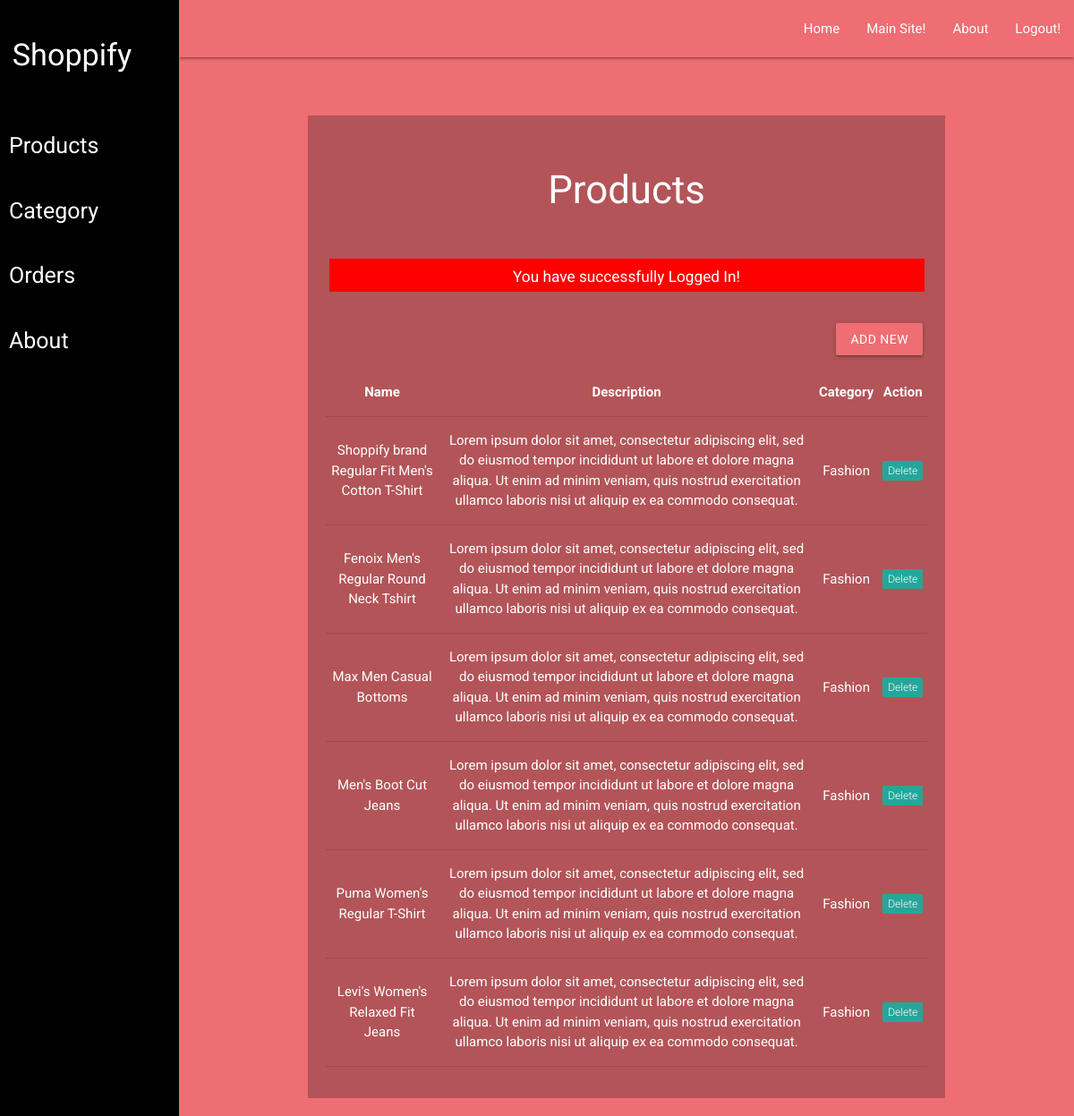
The app's page /admin/product-list.php (signed in) with its own data.
### tables this page shows
CREATE TABLE `products` (
  `id` int(11) NOT NULL,
  `cat_id` int(10) NOT NULL,
  `fname` varchar(50) NOT NULL,
  `description` varchar(250) NOT NULL
);

CREATE TABLE `categories` (
  `id` int(11) NOT NULL,
  `name` varchar(250) NOT NULL,
  `short_desc` varchar(250) NOT NULL,
  `long_desc` varchar(500) NOT NULL
);

### admin/product-list.php (the view, shortened to what this page needs)
<?php require('layout/header.php'); ?>
<?php require('layout/left-sidebar-long.php'); ?>
<?php require('layout/topnav.php'); ?>
<?php require('layout/left-sidebar-short.php'); ?>
<?php
require('../backends/connection-pdo.php');
$sql = 'SELECT products.id, products.fname, products.description, categories.name
        FROM products
        LEFT JOIN categories
        ON products.cat_id = categories.id';
$query  = $pdoconn->prepare($sql);
$query->execute();
$arr_all = $query->fetchAll(PDO::FETCH_ASSOC);
?>
<div class="section white-text" style="background: #B35458;">
	<div class="section">
		<h3>Products</h3>
	</div>
  <?php
    if (isset($_SESSION['msg'])) {
        echo '<div class="section center" style="margin: 5px 35px;"><div class="row" style="background: red; color: white;">
        <div class="col s12">
            <h6>'.$_SESSION['msg'].'</h6>
            </div>
        </div></div>';
    }
    ?>
	<div class="section right" style="padding: 15px 25px;">
		<a href="product-add.php" class="waves-effect waves-light btn">Add New</a>
	</div>
	<div class="section center" style="padding: 20px;">
		<table class="centered responsive-table">
        <thead>
          <tr>
              <th>Name</th>
              <th>Description</th>
              <th>Category</th>
              <th>Action</th>
          </tr>
        </thead>
        <tbody>
          <?php
            foreach ($arr_all as $key) {
          ?>
          <tr>
            <td><?php echo $key['fname']; ?></td>
            <td><?php echo $key['description']; ?></td>
            <td><?php echo $key['name']; ?></td>
            <td><a href="../backends/admin/product-delete.php?id=<?php echo $key['id']; ?>"><span class="new badge" data-badge-caption="">Delete</span></a></td>
          </tr>
          <?php } ?>
        </tbody>
      </table>
	</div>
</div>
<?php require('layout/footer.php'); ?>

### admin/layout/header.php (shortened to what this page needs)
<!DOCTYPE html>
<html lang="en">
<head>
    <link rel="stylesheet" href="../css/form-style.css">
    <link rel="stylesheet" href="https://cdnjs.cloudflare.com/ajax/libs/materialize/1.0.0/css/materialize.css">
</head>
<body>

### admin/layout/left-sidebar-long.php
<div class="row">
			<div class="col s2 left-sidebar" id="left-sidebar">
				<div class="row">
					<div class="col">
						<h4 class="heading-name">Shoppify</h4>
					</div>
				</div>
				<ul class="nav nav-sidebar list-group">
				    <li class="list-group-item active"><a href="product-list.php">Products </a></li>
				    <li class="list-group-item"><a href="category-list.php">Category</a></li>
				    <li class="list-group-item"><a href="order-list.php">Orders</a></li>
				    <li class="list-group-item modal-trigger" data-target="modal1"><a href="#">About</a></li>
				  </ul>
			</div>

### admin/layout/topnav.php (shortened to what this page needs)
<div class="col s10" id="topnav">
				<nav>
				    <div class="nav-wrapper">
				      <ul class="right hide-on-med-and-down">
				        <li><a href="dashboard.php">Home</a></li>
				        <li><a href="../">Main Site!</a></li>
				        <li data-target="modal1" class="modal-trigger"><a href="#">About</a></li>
				        <li><a href="logout.php">Logout!</a></li>
				      </ul>
				    </div>
				  </nav>

### admin/layout/left-sidebar-short.php (shortened to what this page needs)
<div class="container">
		<div class="row maincontent">
			<div class="col s12 center">

### admin/layout/footer.php (shortened to what this page needs)
					</div>
				</div>
		</div>
			</div>
		</div>
</body>
</html>

### css/form-style.css (style rules this page uses)
body { background: #ee6e73; font-family: "Roboto", sans-serif; -webkit-font-smoothing: antialiased; -moz-osx-font-smoothing: grayscale; }
.btn, .btn:active, .btn:hover { background: #ee6e73 !important; width: 100%; }
.left-sidebar { height: 100vh; background-color: #000000; }
.row { margin-bottom: 0 !important; }
.col { padding: 0 !important; }
.heading-name { padding-left: 25px; font-style: bold; color: white; padding-top: 20px; }
li.list-group-item a { color: white; }
li.list-group-item { margin-bottom: 15px; cursor: pointer; }
.list-group-item { background-color: black; font-style: bold; font-size: 25px; padding: 10px; color: #fff; }
.nav.nav-sidebar.list-group { margin-top: 40px; }
.maincontent { margin-top: 45px; padding: 20px 5px; }

### records on screen
products: fname "Shoppify brand Regular Fit Men's Cotton T-Shirt", description "Lorem ipsum dolor sit amet, consectetur adipiscing elit, sed do eiusmod tempor incididunt ut labore et dolore magna aliqua. Ut enim ad minim veniam, quis nostrud exercitation ullamco laboris nisi ut aliquip ex ea commodo consequat.", categories.name "Fashion"
products: fname "Fenoix Men's Regular Round Neck Tshirt", description "Lorem ipsum dolor sit amet, consectetur adipiscing elit, sed do eiusmod tempor incididunt ut labore et dolore magna aliqua. Ut enim ad minim veniam, quis nostrud exercitation ullamco laboris nisi ut aliquip ex ea commodo consequat.", categories.name "Fashion"
products: fname "Max Men Casual Bottoms", description "Lorem ipsum dolor sit amet, consectetur adipiscing elit, sed do eiusmod tempor incididunt ut labore et dolore magna aliqua. Ut enim ad minim veniam, quis nostrud exercitation ullamco laboris nisi ut aliquip ex ea commodo consequat.", categories.name "Fashion"
products: fname "Men's Boot Cut Jeans", description "Lorem ipsum dolor sit amet, consectetur adipiscing elit, sed do eiusmod tempor incididunt ut labore et dolore magna aliqua. Ut enim ad minim veniam, quis nostrud exercitation ullamco laboris nisi ut aliquip ex ea commodo consequat.", categories.name "Fashion"
products: fname "Puma Women's Regular T-Shirt", description "Lorem ipsum dolor sit amet, consectetur adipiscing elit, sed do eiusmod tempor incididunt ut labore et dolore magna aliqua. Ut enim ad minim veniam, quis nostrud exercitation ullamco laboris nisi ut aliquip ex ea commodo consequat.", categories.name "Fashion"
products: fname "Levi's Women's Relaxed Fit Jeans", description "Lorem ipsum dolor sit amet, consectetur adipiscing elit, sed do eiusmod tempor incididunt ut labore et dolore magna aliqua. Ut enim ad minim veniam, quis nostrud exercitation ullamco laboris nisi ut aliquip ex ea commodo consequat.", categories.name "Fashion"

### other values on screen
$_SESSION['msg'] "You have successfully Logged In!"
